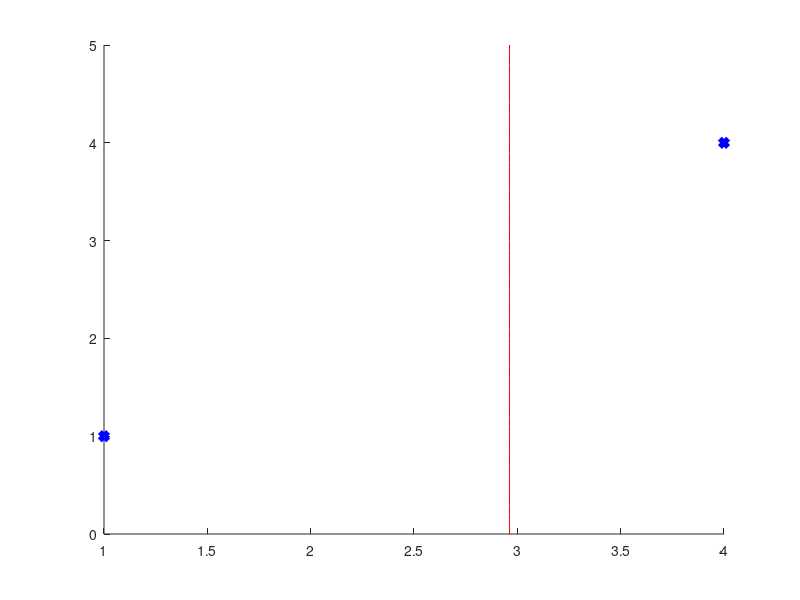

Recreate this plot in MATLAB.
means = [1 1;4 4];

boundsY = 0:1/10:5;
sizeBounds = size(boundsY);
numYvals = sizeBounds(2);

%for part 1
%xVals = (ones(1,numYvals))*2.5;

%for part 2
xVals = (ones(1,numYvals))*((15+2*log(4))/6);


figure
hold on;
plot(xVals,boundsY,'r-');
plot(means(:,1),means(:,2),'bx','LineWidth',4);
hold off;